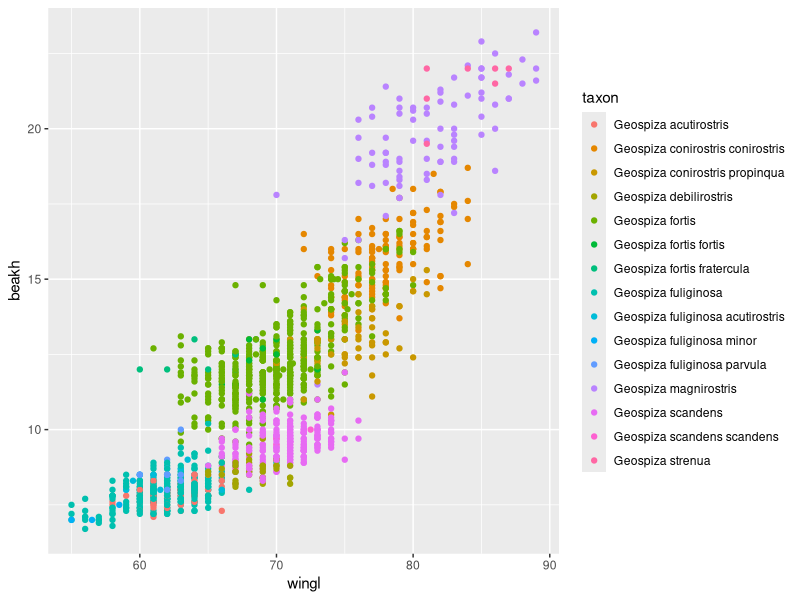
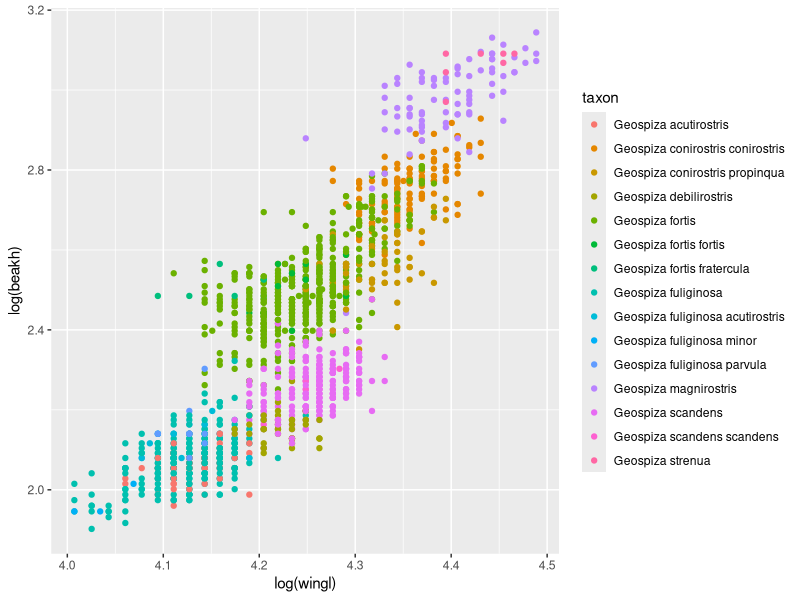
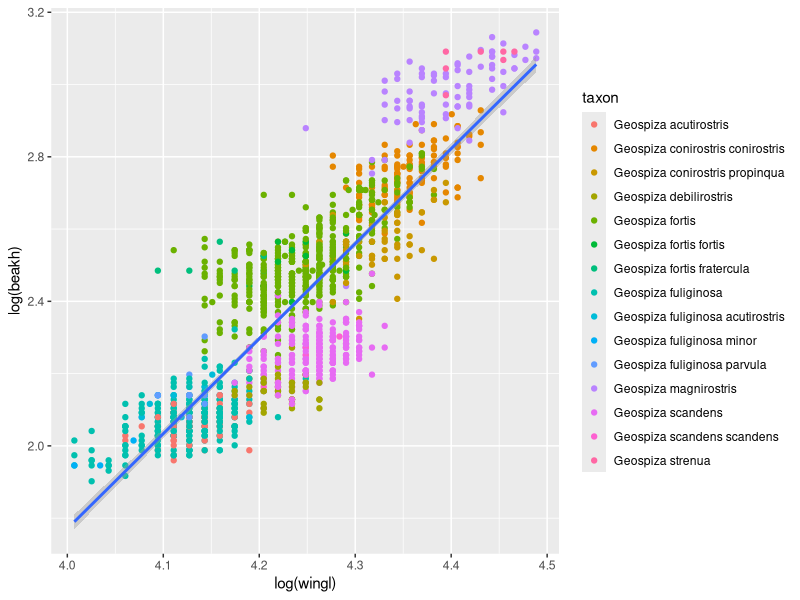
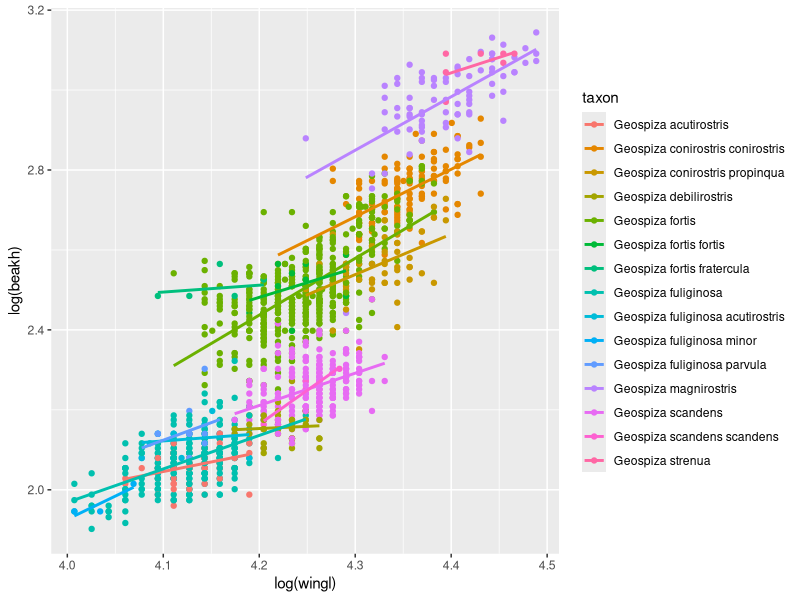
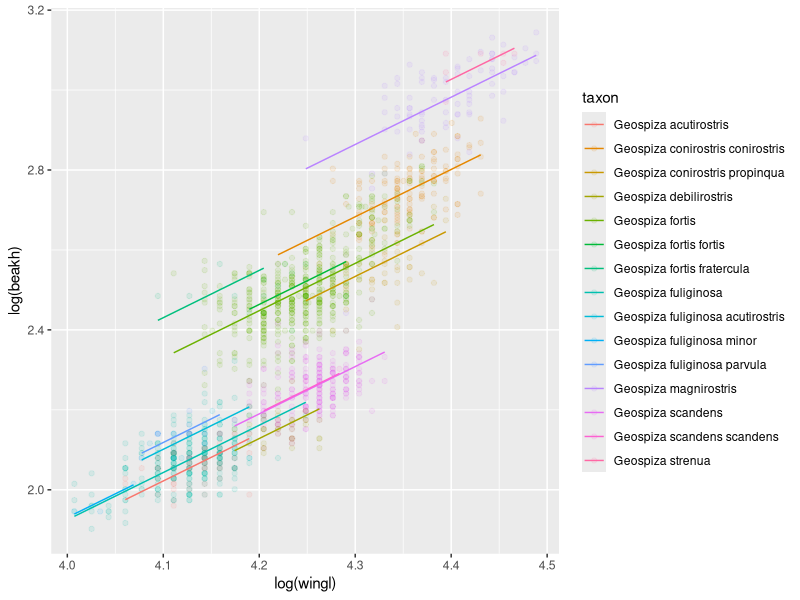
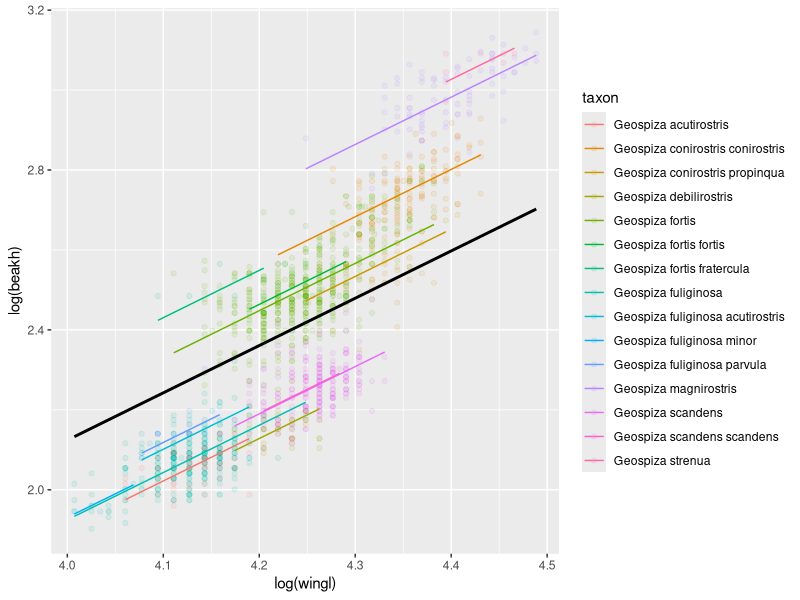
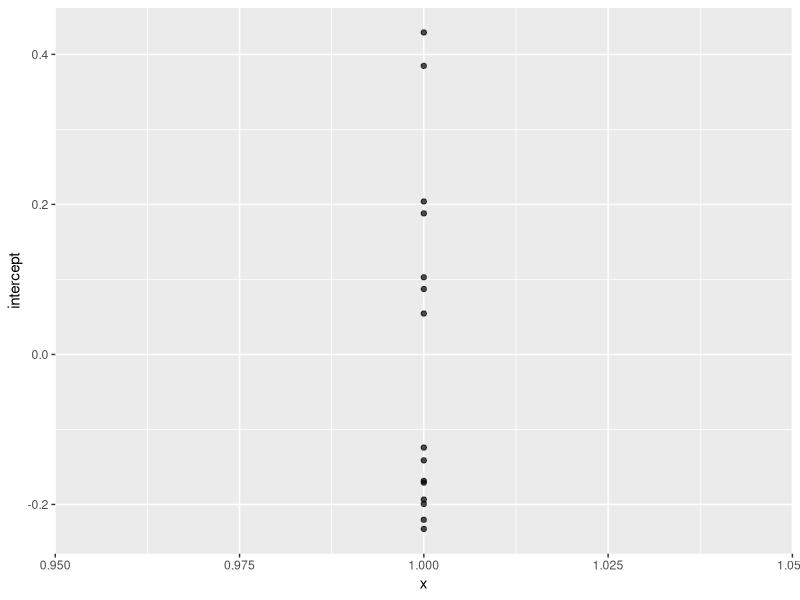

Write R code to recreate these figures, in order.
## ---- chunk 1
library(tidyverse)
morph <- read.csv("data/raw/Morph_for_Sato.csv", stringsAsFactors = FALSE, 
  strip.white = TRUE)
names(morph) <- tolower(names(morph)) # make columns names lowercase
morph <- morph %>%
  select(islandid, taxonorig, genusl69, speciesl69, sex, wingl, beakh, ubeakl) %>%
  rename(taxon = taxonorig, genus = genusl69, species = speciesl69)
morph <- data.frame(na.omit(morph)) # remove all rows with any NAs to make this simple
morph <- filter(morph, genus == "Geospiza") %>% as_data_frame()
d <- morph
## ---- chunk 2
ggplot(d, aes(wingl, beakh, colour = taxon)) + geom_point()
## ---- chunk 3
ggplot(d, aes(
  log(wingl), log(beakh), colour = taxon)) + # exercise
  geom_point()
## ---- chunk 4
ggplot(d, aes(log(wingl), log(beakh))) +
  geom_point(aes(colour = taxon)) +
  geom_smooth(method = "lm")
## ---- chunk 5
ggplot(d, aes(log(wingl), log(beakh),colour = taxon)) +
  geom_point() +
  geom_smooth(method = "lm", se = FALSE)
## ---- chunk 6
library(lme4)
## ---- chunk 7
m_lm <- lm(log(beakh) ~ log(wingl), data = d)
## ---- chunk 8
m_lmer <-  lmer(log(beakh) ~ log(wingl) + (1 | taxon), data = d)
## ---- chunk 9
d$predict_lmer <- predict(m_lmer)
## ---- chunk 10
ggplot(d, aes(log(wingl), log(beakh), colour = taxon)) +
  geom_point(alpha = 0.1) + # alpha = 0.1 make 10% opaque
  geom_line(aes(y = predict_lmer))
## ---- chunk 11
d$predict_lmer_population <- predict(m_lmer, re.form = NA)
## ---- chunk 12
ggplot(d, aes(log(wingl), log(beakh), colour = taxon)) +
  geom_point(alpha = 0.1) +
  geom_line(aes(y = predict_lmer)) +
  geom_line(aes(y = predict_lmer_population), colour = "black", size = 1) 
## ---- chunk 13
ranef(m_lmer)
ranef(m_lmer)$taxon[, 1]
## ---- chunk 14
 # row.names(.) means the row names of the data frame:
re <- ranef(m_lmer)$taxon %>% mutate(taxon = row.names(.)) %>% 
  rename(intercept = `(Intercept)`) # a nicer column name
ggplot(re, aes(x = 1, y = intercept)) + geom_point(alpha = 0.7)
## ---- chunk 15
mean(ranef(m_lmer)$taxon[, 1])
## ---- chunk 16
fixef(m_lmer)
fixef(m_lmer)[[1]]
fixef(m_lmer)[[2]]
## ---- chunk 17
fixef(m_lmer)[[1]] + ranef(m_lmer)$taxon
## ---- chunk 18
coef(m_lmer)
## ---- chunk 19
summary(m_lmer)
## ---- chunk 20
arm::display(m_lmer)
## ---- chunk 21
(slope <- fixef(m_lmer)[[2]] %>% round(1))
